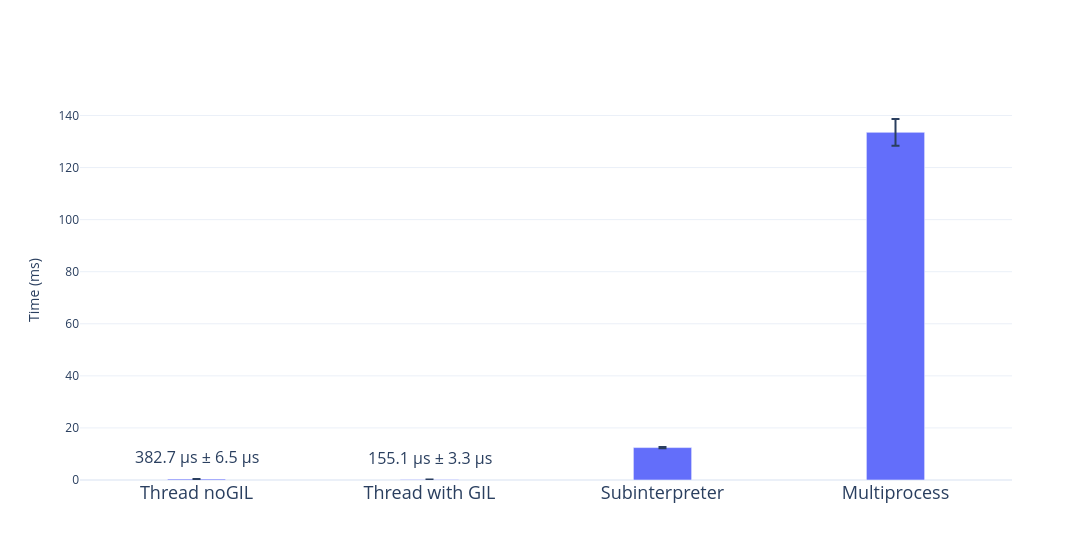

Notebook source saved alongside this figure:
### Code cell
fig = go.Figure()

fig.add_bar(
    x=names,
    y=data_mean,
    error_y=dict(type="data", array=data_err, visible=True),
    width=0.25,
    textposition="outside"
)

annotations = list()

for idx in range(2):
    annotations.append(dict(
        x=names[idx],
        y=data_mean[idx],
        text=f"{data_mean[idx]*1000.0:.1f} μs ± {data_err[idx]*1000.0:.1f} μs",
        showarrow=False,
        yshift=22,
        font=dict(size=16)
    ))

fig.update_layout(annotations=annotations)

fig.update_layout(
    width=1200,
    xaxis=dict(tickfont=dict(size=18)),
    yaxis_title="Time (ms)",
    barmode="group",
    bargap=0.5,
    legend_title_text="Method",
    template="plotly_white"
)

fig.show()

### Figure 1 — Plotly figure (JSON) as saved in the notebook; plotly's stock layout.template omitted (floating-point values rounded to 4 significant figures)
{"data": [{"error_y": {"array": [0.006531, 0.003286, 0.2169, 5.123], "type": "data", "visible": true}, "textposition": "outside", "type": "bar", "width": 0.25, "x": ["Thread noGIL", "Thread with GIL", "Subinterpreter", "Multiprocess"], "y": [0.3827, 0.1551, 12.45, 133.5]}], "layout": {"annotations": [{"font": {"size": 16}, "showarrow": false, "text": "382.7 μs ± 6.5 μs", "x": "Thread noGIL", "y": 0.3827, "yshift": 22}, {"font": {"size": 16}, "showarrow": false, "text": "155.1 μs ± 3.3 μs", "x": "Thread with GIL", "y": 0.1551, "yshift": 22}], "bargap": 0.5, "barmode": "group", "legend": {"title": {"text": "Method"}}, "width": 1200, "xaxis": {"tickfont": {"size": 18}}, "yaxis": {"title": {"text": "Time (ms)"}}}}
